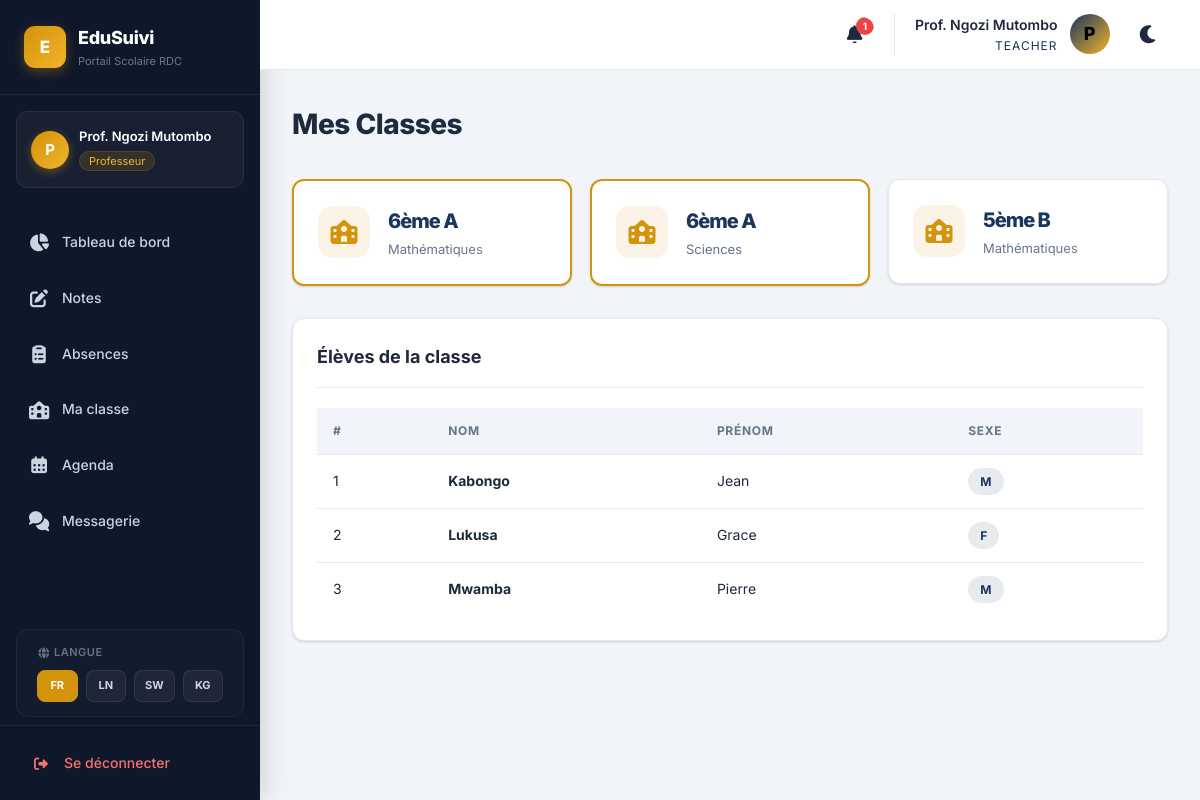
Screenshot of /teacher/classes.php?class_id=1 (signed in) with the database file from the repository.
### tables this page shows
CREATE TABLE `classes` (
  `id` int(11) NOT NULL AUTO_INCREMENT,
  `name` varchar(50) NOT NULL,
  `level` varchar(50) NOT NULL,
  `school_level` enum('primaire','secondaire') DEFAULT 'secondaire',
  `teacher_id` int(11) DEFAULT NULL,
  `max_students` int(11) DEFAULT 40,
  `room` varchar(50) DEFAULT NULL,
  `school_year` varchar(20) DEFAULT '2024-2025',
  PRIMARY KEY (`id`),
  KEY `teacher_id` (`teacher_id`),
  CONSTRAINT `classes_ibfk_1` FOREIGN KEY (`teacher_id`) REFERENCES `users` (`id`) ON DELETE SET NULL
);

CREATE TABLE `students` (
  `id` int(11) NOT NULL AUTO_INCREMENT,
  `matricule` varchar(20) DEFAULT NULL,
  `first_name` varchar(50) NOT NULL,
  `last_name` varchar(50) NOT NULL,
  `date_of_birth` date DEFAULT NULL,
  `gender` enum('M','F') DEFAULT 'M',
  `option_filiere` varchar(100) DEFAULT NULL,
  `phone` varchar(20) DEFAULT NULL,
  `address` text DEFAULT NULL,
  `photo` varchar(255) DEFAULT NULL,
  `school_year` varchar(20) DEFAULT '2024-2025',
  `class_id` int(11) DEFAULT NULL,
  `parent_id` int(11) DEFAULT NULL,
  `created_at` timestamp NOT NULL DEFAULT current_timestamp(),
  `updated_at` timestamp NOT NULL DEFAULT current_timestamp() ON UPDATE current_timestamp(),
  PRIMARY KEY (`id`),
  KEY `class_id` (`class_id`),
  KEY `parent_id` (`parent_id`),
  CONSTRAINT `students_ibfk_1` FOREIGN KEY (`class_id`) REFERENCES `classes` (`id`) ON DELETE SET NULL,
  CONSTRAINT `students_ibfk_2` FOREIGN KEY (`parent_id`) REFERENCES `users` (`id`) ON DELETE SET NULL
);

### includes/config.php (called while the page is built, shortened)
<?php
function escape($str) {
    return htmlspecialchars($str, ENT_QUOTES, 'UTF-8');
}

### teacher/classes.php (the view)
<?php require_once __DIR__ . '/../includes/header.php'; requireRole('teacher');
$stmt = $pdo->prepare("
    SELECT DISTINCT c.*, sub.name as subject_name
    FROM teacher_assignments ta
    JOIN classes c ON ta.class_id = c.id
    JOIN subjects sub ON ta.subject_id = sub.id
    WHERE ta.teacher_id = ?
");
$stmt->execute([$currentUser['id']]);
$classes = $stmt->fetchAll();
$selectedClass = $_GET['class_id'] ?? null;
$students = [];
if ($selectedClass) {
    $stmt = $pdo->prepare("SELECT * FROM students WHERE class_id = ? ORDER BY last_name");
    $stmt->execute([$selectedClass]);
    $students = $stmt->fetchAll();
}
?>
<div class="page-header"><h2>Mes Classes</h2></div>
<div class="stats-grid">
    <?php foreach ($classes as $c): ?>
    <a href="?class_id=<?= $c['id'] ?>" style="text-decoration:none;">
        <div class="stat-card" style="<?= $selectedClass == $c['id'] ? 'border:2px solid var(--gold);' : '' ?>">
            <div class="icon-box gold">🏫</div>
            <div><div class="value" style="font-size:20px;"><?= escape($c['name']) ?></div><div class="label"><?= escape($c['subject_name']) ?></div></div>
        </div>
    </a>
    <?php endforeach; ?>
</div>
<?php if ($selectedClass && $students): ?>
<div class="card">
    <div class="card-header"><h3>Élèves de la classe</h3></div>
    <table>
        <thead><tr><th>#</th><th>Nom</th><th>Prénom</th><th>Sexe</th></tr></thead>
        <tbody>
        <?php foreach ($students as $i => $s): ?>
        <tr>
            <td><?= $i + 1 ?></td>
            <td><strong><?= escape($s['last_name']) ?></strong></td>
            <td><?= escape($s['first_name']) ?></td>
            <td><span class="badge badge-primary"><?= $s['gender'] ?></span></td>
        </tr>
        <?php endforeach; ?>
        </tbody>
    </table>
</div>
<?php elseif ($selectedClass): ?>
<div class="card"><p style="padding:20px;color:var(--text-muted);">Aucun élève dans cette classe.</p></div>
<?php endif; ?>
<?php require_once __DIR__ . '/../includes/footer.php'; ?>

### css/style.css (style rules this page uses)
:root { --primary: #1a365d; --primary-light: #2a4a7f; --primary-dark: #0f2341; --gold: #d4930d; --gold-light: #f0b429; --gold-dark: #b07a0a; --success: #1b7a43; --success-light: #ebf7ee; --danger: #dc2626; --danger-light: #fee2e2; --warning: #f59e0b; --warning-light: #fef3c7; --bg: #f1f5f9; --card: #ffffff; --text: #1e293b; --text-muted: #64748b; --border: #e2e8f0; --sidebar-bg: #0f172a; --sidebar-text: #cbd5e1; --sidebar-active: var(--gold); --radius: 12px; --shadow: 0 1px 3px rgba(0,0,0,0.1), 0 1px 2px rgba(0,0,0,0.06); --shadow-md: 0 4px 6px -1px rgba(0,0,0,0.1), 0 2px 4px -1px rgba(0,0,0,0.06); --shadow-lg: 0 10px 15px -3px rgba(0,0,0,0.1); --transition: all 0.25s cubic-bezier(0.4, 0, 0.2, 1); }
* { margin: 0; padding: 0; box-sizing: border-box; }
html, body { height: 100%; scroll-behavior: smooth; }
body { font-family: 'Inter', 'Segoe UI', system-ui, -apple-system, sans-serif; background: var(--bg); color: var(--text); line-height: 1.6; -webkit-font-smoothing: antialiased; overflow-x: hidden; }
a { color: var(--primary); text-decoration: none; transition: var(--transition); }
.fade-in-up { opacity: 0; transform: translateY(20px); transition: opacity 0.45s ease, transform 0.45s ease; }
.fade-in-up.visible { opacity: 1; transform: translateY(0); }
.fade-in-left { opacity: 0; transform: translateX(-16px); transition: opacity 0.35s ease, transform 0.35s ease; }
.fade-in-left.visible { opacity: 1; transform: translateX(0); }
.page-header { margin-bottom: 32px; }
.page-header h2 { font-size: 28px; font-weight: 800; letter-spacing: -0.5px; background: linear-gradient(135deg, var(--text), var(--primary)); -webkit-background-clip: text; -webkit-text-fill-color: transparent; background-clip: text; }
.stats-grid { display: grid; grid-template-columns: repeat(auto-fit, minmax(220px, 1fr)); gap: 18px; margin-bottom: 32px; }
.stat-card { background: var(--card); border-radius: var(--radius); padding: 24px; box-shadow: var(--shadow); border: 1px solid var(--border); display: flex; align-items: center; gap: 18px; transition: var(--transition); cursor: default; position: relative; overflow: hidden; }
.stat-card::after { content: ''; position: absolute; inset: 0; background: linear-gradient(135deg, transparent 60%, rgba(255,255,255,0.5)); pointer-events: none; }
.stat-card .icon-box { width: 52px; height: 52px; border-radius: 14px; display: flex; align-items: center; justify-content: center; font-size: 24px; flex-shrink: 0; transition: var(--transition); }
.stat-card .icon-box.gold { background: rgba(212,147,13,0.1); }
.stat-card .value { font-size: 30px; font-weight: 800; letter-spacing: -1px; }
.stat-card .label { font-size: 13px; color: var(--text-muted); margin-top: 2px; }
.card { background: var(--card); border-radius: var(--radius); padding: 24px; box-shadow: var(--shadow); border: 1px solid var(--border); margin-bottom: 24px; transition: var(--transition); }
.card-header { display: flex; justify-content: space-between; align-items: center; margin-bottom: 20px; padding-bottom: 16px; border-bottom: 1px solid var(--border); }
.card-header h3 { font-size: 18px; font-weight: 700; }
table { width: 100%; border-collapse: collapse; }
th, td { padding: 13px 16px; text-align: left; border-bottom: 1px solid var(--border); }
th { font-size: 12px; text-transform: uppercase; letter-spacing: 0.7px; color: var(--text-muted); font-weight: 700; background: var(--bg); }
td { font-size: 14px; }
tr { transition: background 0.15s; }
tbody tr:last-child td { border-bottom: none; }
.badge { display: inline-block; padding: 4px 12px; border-radius: 20px; font-size: 12px; font-weight: 700; letter-spacing: 0.2px; }
.badge-primary { background: rgba(26,54,93,0.1); color: var(--primary); }
:root { --wa-green: #25D366; --wa-green-dark: #128C7E; --wa-green-light: #dcf8c6; --wa-sidebar-bg: #111b21; --wa-sidebar-hover: #202c33; --wa-chat-bg: #efeae2; --wa-header-bg: #202c33; --wa-input-bg: #2a3942; --wa-bubble-out: #d9fdd3; --wa-bubble-in: #ffffff; --wa-text-muted-wa: #8696a0; --wa-tick-color: #53bdeb; }

### rows the page displays
classes: subject_name "Mathématiques", subject_name "Sciences"
classes: subject_name "Mathématiques"
students: last_name "Kabongo", first_name "Jean", gender "M"
students: last_name "Lukusa", first_name "Grace", gender "F"
students: last_name "Mwamba", first_name "Pierre", gender "M"

### other values shown
t('app_name') "EduSuivi"
t('app_subtitle') "Portail Scolaire RDC"
substr($currentUser['name'], 0, 1) "P"
$currentUser['name'] "Prof. Ngozi Mutombo"
$roleLabels[$currentUser['role']] "Professeur"
t($navLabel) "Tableau de bord"
t($navLabel) "Notes"
t($navLabel) "Absences"
t($navLabel) "Agenda"
t($navLabel) "Messagerie"
t('language') "LANGUE"
t('logout') "Se déconnecter"
$notifCount "1"
$currentUser['role'] "TEACHER"
